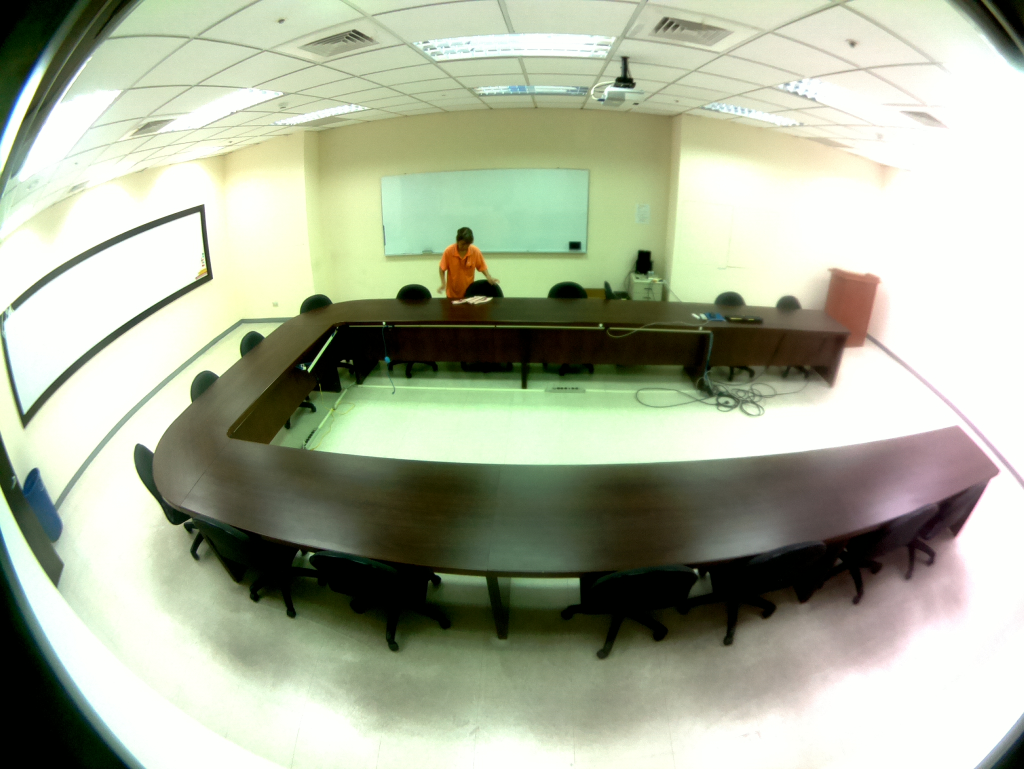
#> input picture office/20160929083014.jpg, 2048 x 1538 px (shown at 1/2 size)
$ python auto_category.py --dataset office
#> lines starting #> are read from the running program, lines starting #| are printed output that depends on the picture
from sklearn.cluster import KMeans
import imutils
from imutils import paths
import numpy as np
import argparse
import cv2

def describe(image):
    # convert the image to the L*a*b* color space, compute a histogram,
    # and normalize it
    lab = cv2.cvtColor(image, cv2.COLOR_BGR2LAB)
    hist = cv2.calcHist([lab], [0, 1, 2], None, [8,8,8], [0, 256, 0, 256, 0, 256])
    hist = cv2.normalize(hist).flatten()
    # return the histogram
    return hist

ap = argparse.ArgumentParser()
ap.add_argument("-d", "--dataset", required=True, help="path to the input dataset directory")
ap.add_argument("-k", "--clusters", type=int, default=2, help="# of clusters to generate")
args = vars(ap.parse_args())

# initialize the image descriptor along with the image matrix
data = []

# grab the image paths from the dataset directory
imagePaths = list(paths.list_images(args["dataset"]))
imagePaths = np.array(sorted(imagePaths))

# loop over the input dataset of images
for imagePath in imagePaths:
        # load the image, describe the image, then update the list of data
        image = cv2.imread(imagePath)
#> image is the input picture: shape (1538, 2048, 3); mean B, G, R 156.2, 177.7, 171
        image = imutils.resize(image, width = 350)
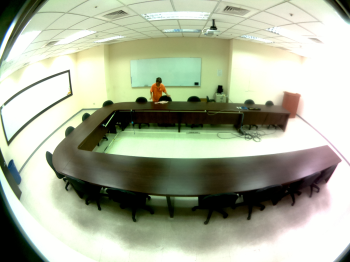
#> image: shape (262, 350, 3); mean B, G, R 156.2, 177.7, 171
        hist = describe(image)
#> in describe, `lab = cv2.cvtColor(image, cv2.COLOR_BGR2LAB)`: lab: shape (262, 350, 3); mean of channels 0, 1, 2 178.3, 121.9, 138.4
#> (the run stopped early here; a loop or call above may not have finished)

$ run again, on office/20161006101604.jpg
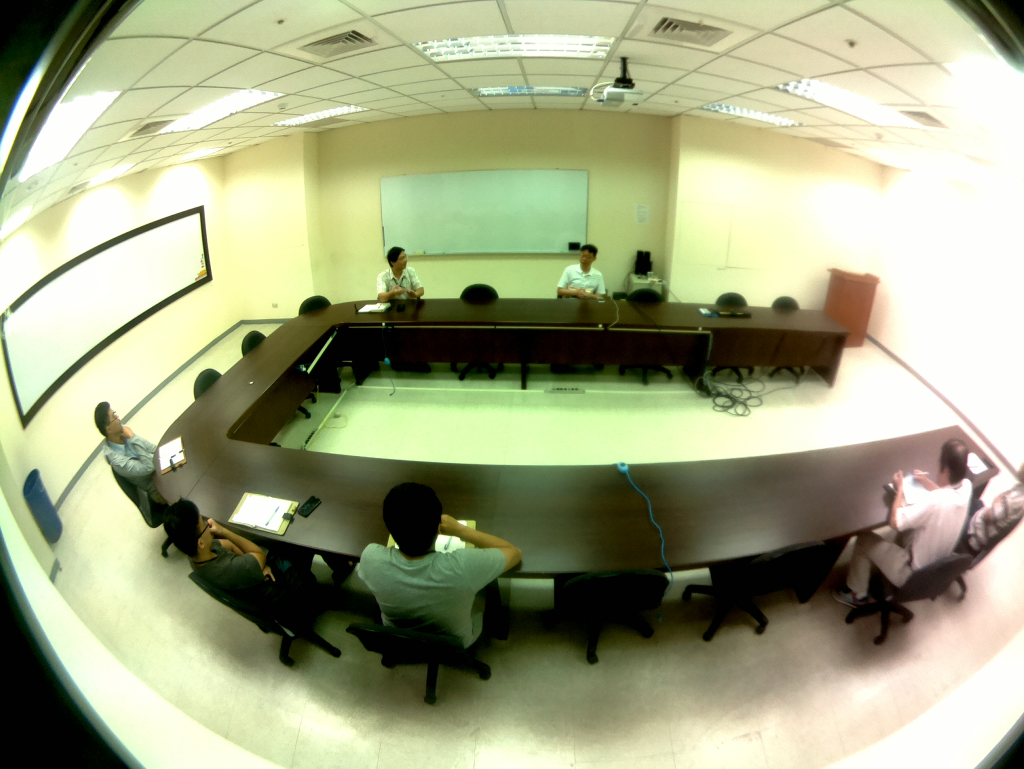
#> input picture office/20161006101604.jpg, 2048 x 1538 px (shown at 1/2 size)
#> image is the input picture: shape (1538, 2048, 3); mean B, G, R 133.2, 167.5, 162.7
#> `image = imutils.resize(image, width = 350)`:
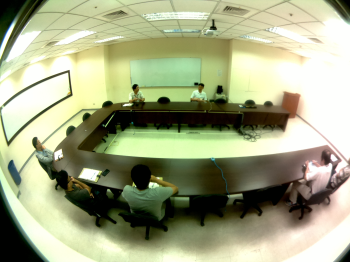
#> image: shape (262, 350, 3); mean B, G, R 133.2, 167.5, 162.7
#> lab: shape (262, 350, 3); mean of channels 0, 1, 2 168.2, 120.6, 145.1

$ run again, on office/20161012141300.jpg
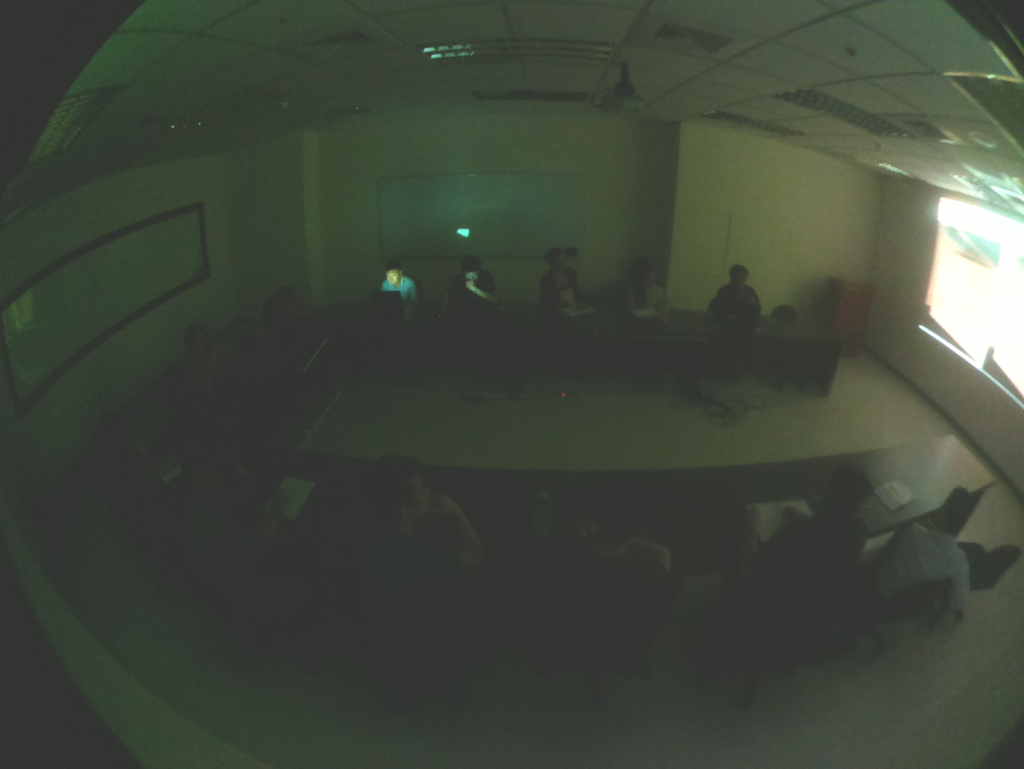
#> input picture office/20161012141300.jpg, 2048 x 1538 px (shown at 1/2 size)
#> image is the input picture: shape (1538, 2048, 3); mean B, G, R 59.1, 71.5, 64.1
#> `image = imutils.resize(image, width = 350)`:
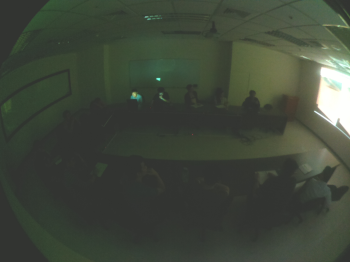
#> image: shape (262, 350, 3); mean B, G, R 59.1, 71.5, 64.1
#> lab: shape (262, 350, 3); mean of channels 0, 1, 2 74.1, 122.4, 134.3
